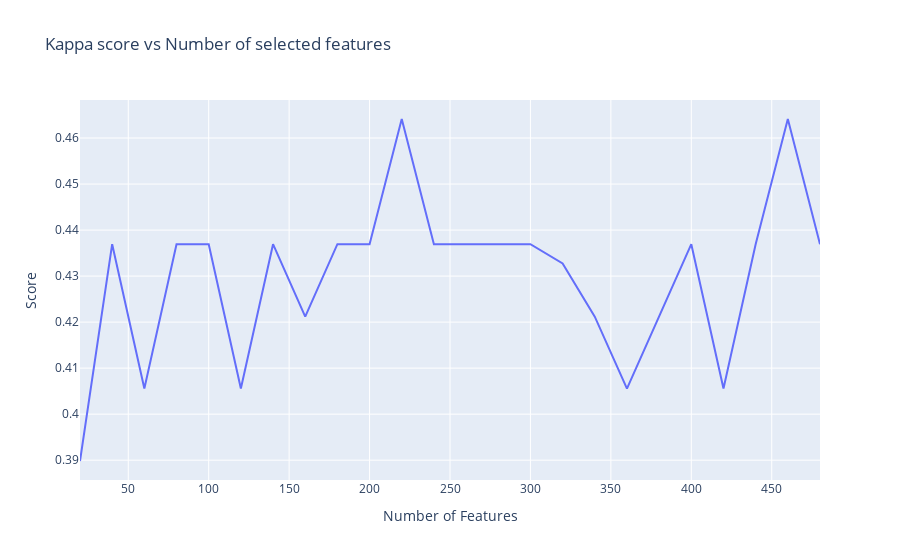

The notebook cell this image was saved under:
### Code cell
fig = px.line(y=kappa_scores, x=np.linspace(start = 20, stop=480, num=24).astype(int), 
              title='Kappa score vs Number of selected features', labels={'x':'Number of Features', 'y': 'Score'})
fig.show()

### Figure 1 — Plotly figure (JSON) as saved in the notebook; plotly's stock layout.template omitted (floating-point values rounded to 4 significant figures)
{"data": [{"hovertemplate": "Number of Features=%{x}<br>Score=%{y}<extra></extra>", "legendgroup": "", "line": {"color": "#636efa", "dash": "solid"}, "mode": "lines", "name": "", "showlegend": false, "type": "scatter", "x": [20, 40, 60, 80, 100, 120, 140, 160, 180, 200, 220, 240, 260, 280, 300, 320, 340, 360, 380, 400, 420, 440, 460, 480], "xaxis": "x", "y": [0.3898, 0.4369, 0.4056, 0.4369, 0.4369, 0.4056, 0.4369, 0.4212, 0.4369, 0.4369, 0.4641, 0.4369, 0.4369, 0.4369, 0.4369, 0.4328, 0.4212, 0.4056, 0.4212, 0.4369, 0.4056, 0.4369, 0.4641, 0.4369], "yaxis": "y"}], "layout": {"legend": {"tracegroupgap": 0}, "title": {"text": "Kappa score vs Number of selected features"}, "xaxis": {"anchor": "y", "domain": [0, 1], "title": {"text": "Number of Features"}}, "yaxis": {"anchor": "x", "domain": [0, 1], "title": {"text": "Score"}}}}
